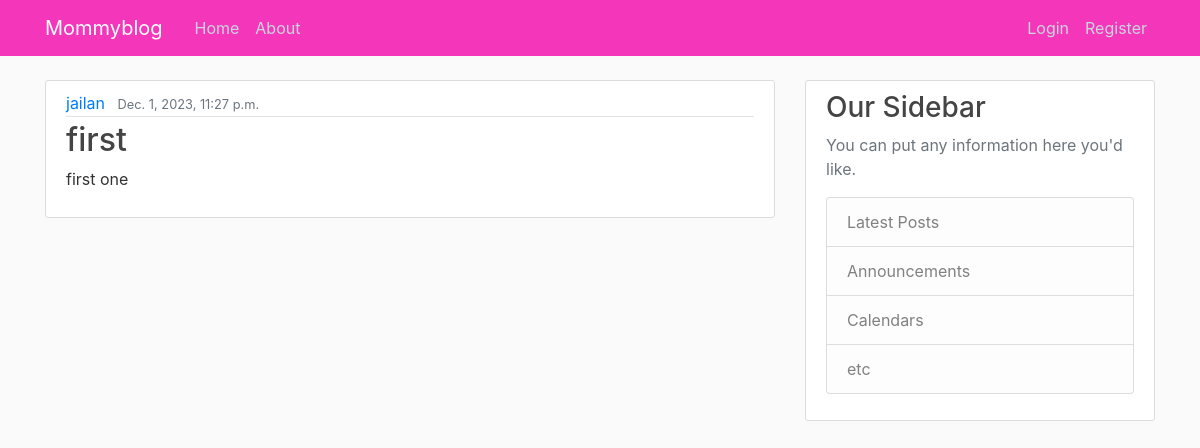
The page / on the database its author committed.
### blog/models.py (models this page shows, shortened)
class Post(models.Model):
    title = models.CharField(max_length=200)
    content = models.TextField()
    date_posted = models.DateTimeField(default=timezone.now)
    author = models.ForeignKey(User, on_delete=models.CASCADE)

### blog/views.py (the view)
# urls.py: 2. Add a URL to urlpatterns:  path('', views.home, name='home')
def home(request):
    context = {
        'posts': Post.objects.all()
    }
    return render(request, 'blog/home.html', context)

### templates/blog/home.html
{% extends "base.html" %}
{% block content %}
    {% for post in posts %}
    <article class="media content-section">
        <div class="media-body">
          <div class="article-metadata">
            <a class="mr-2" href="#">{{ post.author }}</a>
            <small class="text-muted">{{ post.date_posted }}</small>
          </div>
          <h2><a class="article-title" href="#">{{ post.title }}</a></h2>
          <p class="article-content">{{ post.content }}</p>
        </div>
    </article>
    {% endfor %}
{% endblock content %}

### Mommyblog/static/css/main.css (style rules this page uses)
body { background: #fafafa; color: #333333; margin-top: 5rem; }
h1, h2, h3, h4, h5, h6 { color: #444444; }
.content-section { background: #ffffff; padding: 10px 20px; border: 1px solid #dddddd; border-radius: 3px; margin-bottom: 20px; }
.article-title { color: #444444; }
.article-content { white-space: pre-line; }
.article-metadata { padding-bottom: 1px; margin-bottom: 4px; border-bottom: 1px solid #e3e3e3 }

### rows shown on the page
Post: author "jailan", date_posted "Dec. 1, 2023, 11:27 p.m.", title "first", content "first one"
